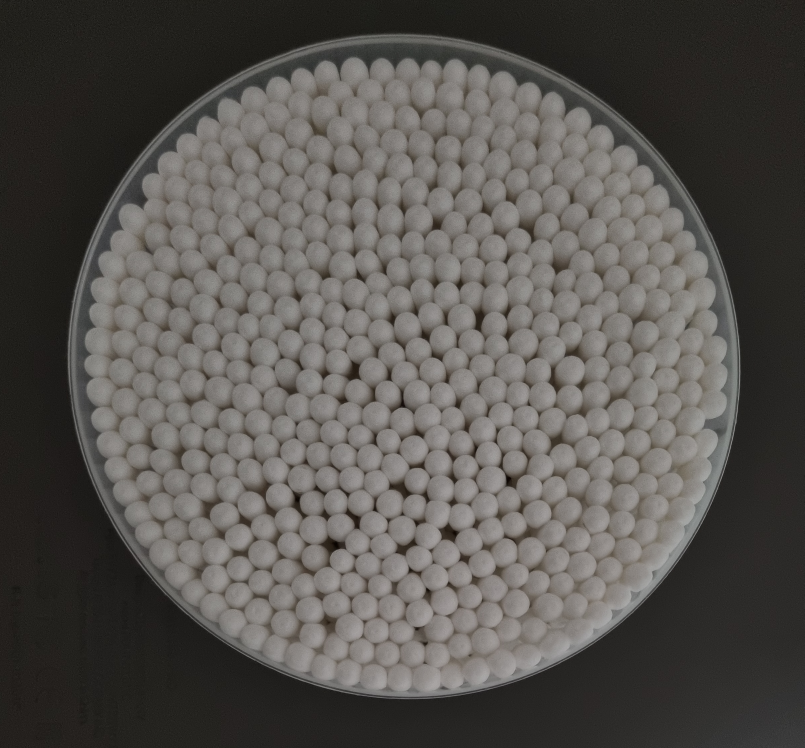
#> input picture team1/mb_005.jpg, 2413 x 2244 px (shown at 1/3 size)
$ python ddd3.py
#> lines starting #> are read from the running program, lines starting #| are printed output that depends on the picture
import numpy as np
import cv2

# 이미지 읽기
img = cv2.imread('mb_005.jpg', cv2.IMREAD_COLOR)
#> img is the input picture: shape (2244, 2413, 3); mean B, G, R 80.9, 84.6, 87.5
hsv_img = cv2.cvtColor(img, cv2.COLOR_BGR2HSV)
#> hsv_img: shape (2244, 2413, 3); mean H, S, V 18.8, 24.2, 87.5

# HSV 범위의 초기값 설정
lower_h = 0
lower_s = 0
lower_v = 0
upper_h = 180
upper_s = 255
upper_v = 255

# 트랙바의 콜백 함수 (실제로는 필요 없음)
def nothing(x):
    pass

# 트랙바를 만들고 윈도우 생성
cv2.namedWindow('Image', cv2.WINDOW_NORMAL)
cv2.createTrackbar('Lower H', 'Image', lower_h, 180, nothing)
cv2.createTrackbar('Lower S', 'Image', lower_s, 255, nothing)
cv2.createTrackbar('Lower V', 'Image', lower_v, 255, nothing)
cv2.createTrackbar('Upper H', 'Image', upper_h, 180, nothing)
cv2.createTrackbar('Upper S', 'Image', upper_s, 255, nothing)
cv2.createTrackbar('Upper V', 'Image', upper_v, 255, nothing)

while True:
    # 트랙바에서 현재 값을 읽어옴
    lower_h = cv2.getTrackbarPos('Lower H', 'Image')
    lower_s = cv2.getTrackbarPos('Lower S', 'Image')
    lower_v = cv2.getTrackbarPos('Lower V', 'Image')
    upper_h = cv2.getTrackbarPos('Upper H', 'Image')
    upper_s = cv2.getTrackbarPos('Upper S', 'Image')
    upper_v = cv2.getTrackbarPos('Upper V', 'Image')

    # HSV 범위 설정
    lower_bound = np.array([lower_h, lower_s, lower_v])
    upper_bound = np.array([upper_h, upper_s, upper_v])

    # 색상 범위 마스크 생성
    mask = cv2.inRange(hsv_img, lower_bound, upper_bound)
#> mask: shape (2244, 2413); every value is 255

    # 비트 연산을 통해 마스크 적용
    res = cv2.bitwise_and(img, img, mask=mask)

    # 이미지를 고정 비율로 리사이즈
    aspect_ratio = img.shape[1] / img.shape[0]
#> aspect_ratio = 1.08
    new_width = 800  # 원하는 너비
    new_height = int(new_width / aspect_ratio)  # 비율에 맞게 높이 계산
#> new_height = 743
    res_resized = cv2.resize(res, (new_width, new_height), interpolation=cv2.INTER_AREA)
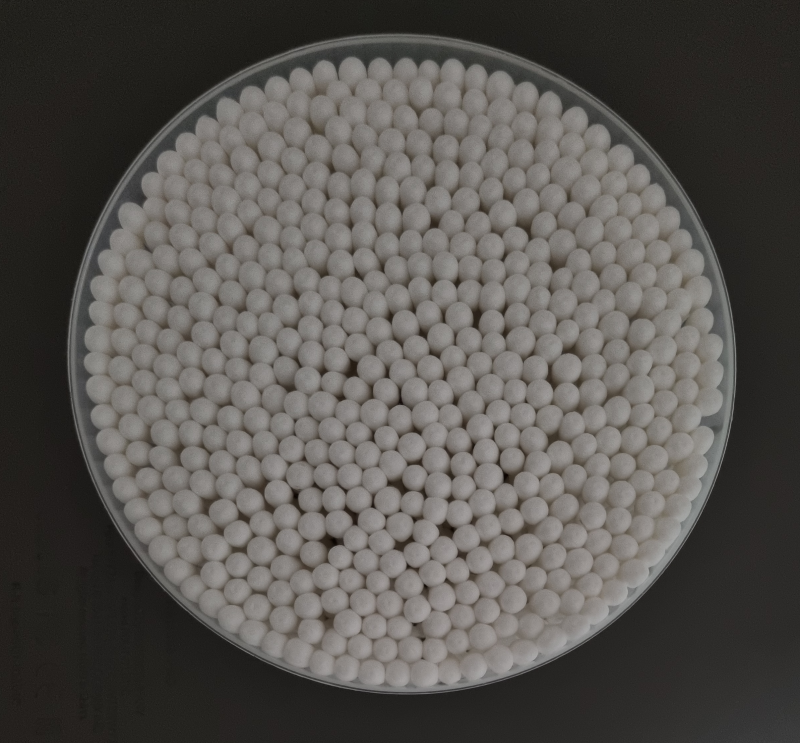
#> res_resized: shape (743, 800, 3); mean B, G, R 80.9, 84.6, 87.5

    # 결과 출력
    cv2.imshow('Image', res_resized)

    if cv2.waitKey(1) & 0xFF == 27:  # ESC 키를 눌러 종료
#> (key Esc is pressed here)
        break

cv2.destroyAllWindows()

$ run again, with team1/mb_001.jpg copied over team1/mb_005.jpg
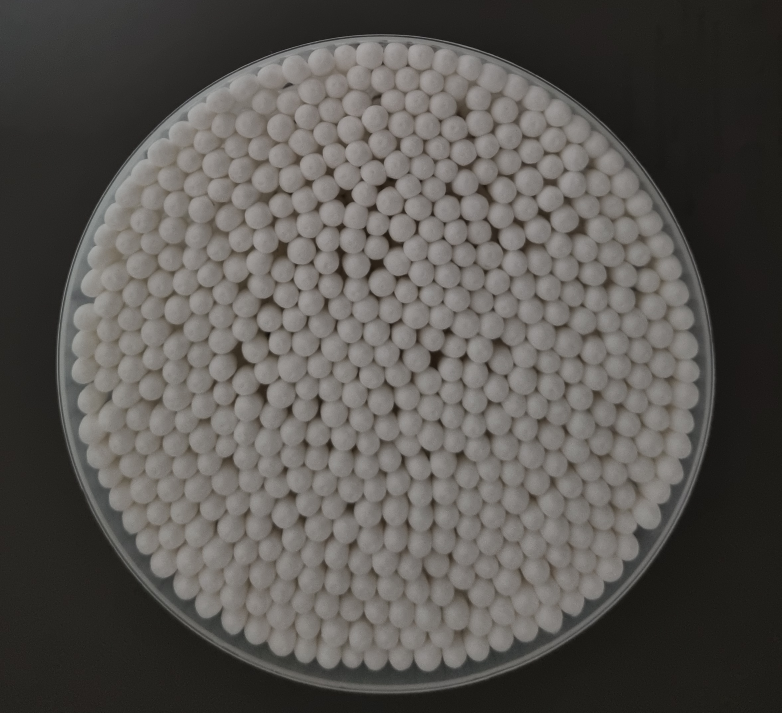
#> input picture team1/mb_001.jpg, 2346 x 2138 px (shown at 1/3 size)
#> img is the input picture: shape (2138, 2346, 3); mean B, G, R 82.1, 85.9, 88.8
#> hsv_img: shape (2138, 2346, 3); mean H, S, V 19.3, 23.9, 88.9
#> mask: shape (2138, 2346); every value is 255
#> `res_resized = cv2.resize(res, (new_width, new_height), interpolation=c..`:
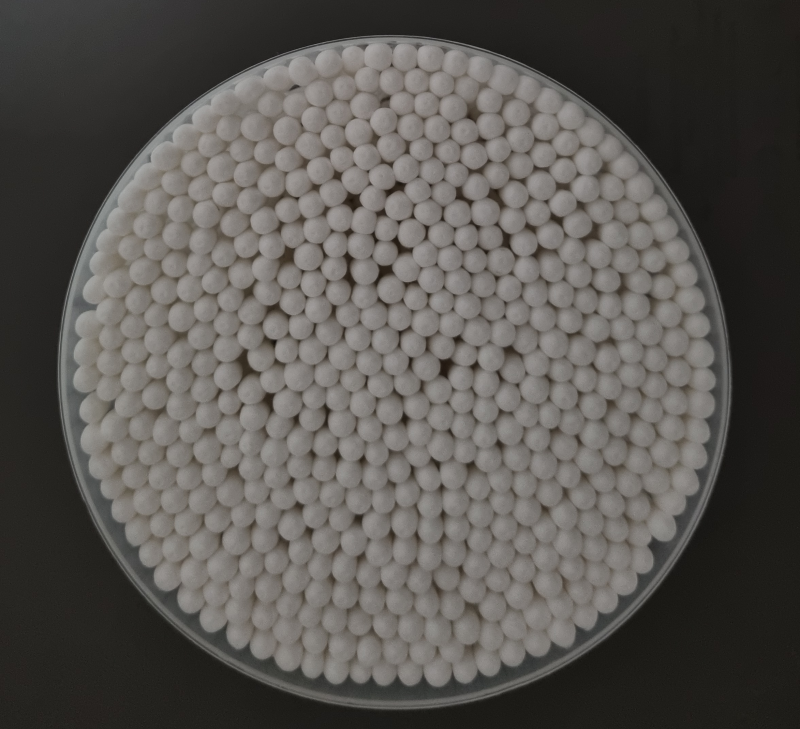
#> res_resized: shape (729, 800, 3); mean B, G, R 82.1, 85.9, 88.8

$ run again, with team1/mb_002.jpg copied over team1/mb_005.jpg
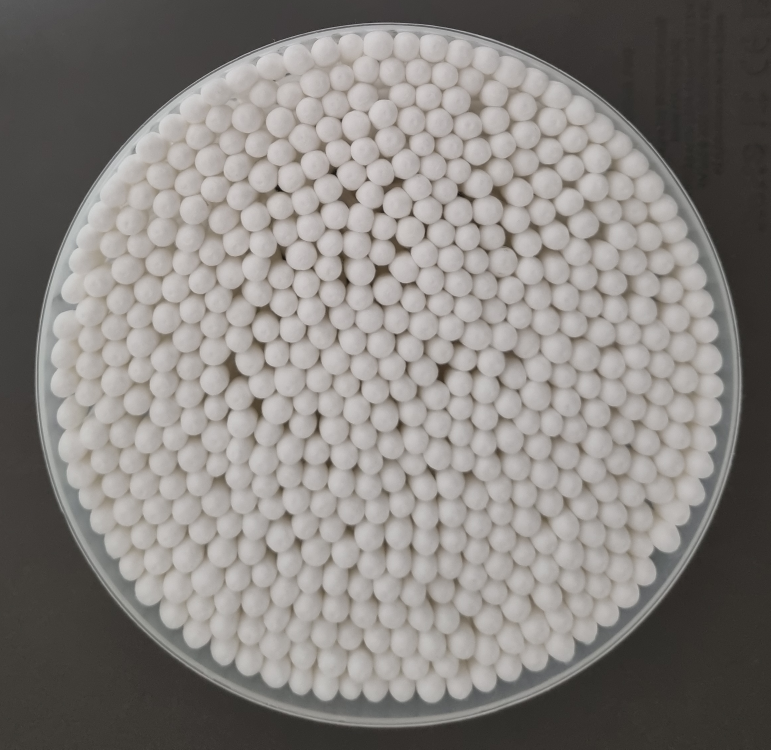
#> input picture team1/mb_002.jpg, 2312 x 2248 px (shown at 1/3 size)
#> img is the input picture: shape (2248, 2312, 3); mean B, G, R 127.3, 130.8, 134.8
#> hsv_img: shape (2248, 2312, 3); mean H, S, V 17.5, 17.6, 134.9
#> mask: shape (2248, 2312); every value is 255
#> `res_resized = cv2.resize(res, (new_width, new_height), interpolation=c..`:
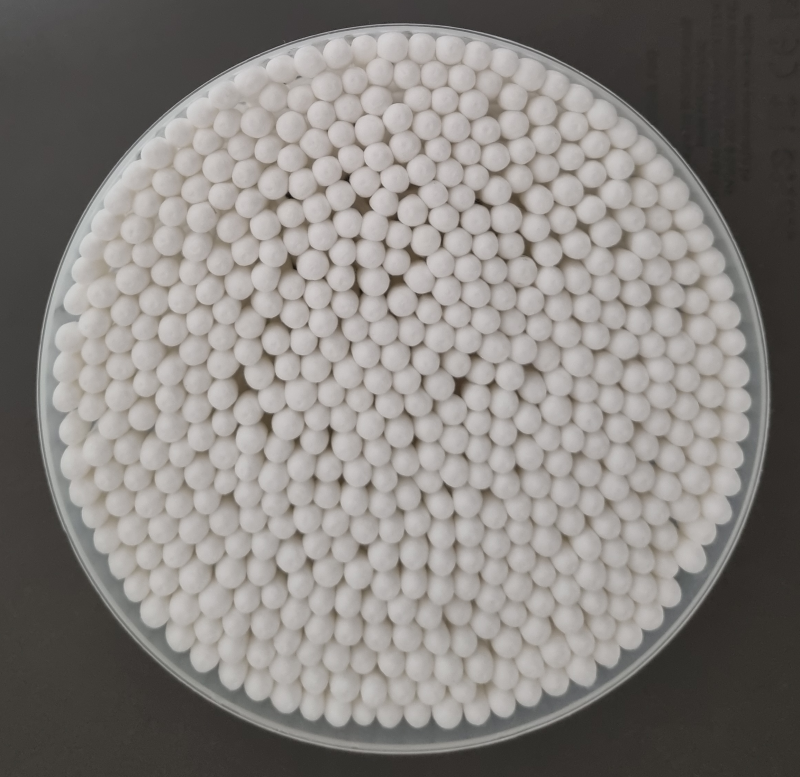
#> res_resized: shape (777, 800, 3); mean B, G, R 127.3, 130.8, 134.8
